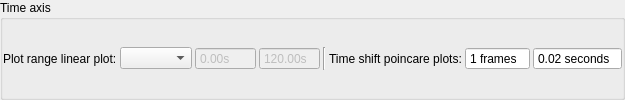
        <widget class="QGroupBox" name="groupBox_Res_TimeAxis">
         <property name="title">
          <string>Time axis</string>
         </property>
         <property name="flat">
          <bool>true</bool>
         </property>
         <layout class="QGridLayout" name="gridLayout_24">
          <property name="leftMargin">
           <number>0</number>
          </property>
          <property name="topMargin">
           <number>3</number>
          </property>
          <property name="rightMargin">
           <number>0</number>
          </property>
          <property name="bottomMargin">
           <number>3</number>
          </property>
          <property name="spacing">
           <number>3</number>
          </property>
          <item row="0" column="1">
           <widget class="QComboBox" name="comboBox_Res_PlotLine_FixRange_T">
            <property name="sizePolicy">
             <sizepolicy hsizetype="Preferred" vsizetype="Fixed">
              <horstretch>1</horstretch>
              <verstretch>0</verstretch>
             </sizepolicy>
            </property>
           </widget>
          </item>
          <item row="0" column="3">
           <widget class="QDoubleSpinBox" name="doubleSpinBox_Res_PlotLine_FixRange_T_max">
            <property name="enabled">
             <bool>false</bool>
            </property>
            <property name="sizePolicy">
             <sizepolicy hsizetype="Maximum" vsizetype="Fixed">
              <horstretch>1</horstretch>
              <verstretch>0</verstretch>
             </sizepolicy>
            </property>
            <property name="buttonSymbols">
             <enum>QAbstractSpinBox::NoButtons</enum>
            </property>
            <property name="suffix">
             <string>s</string>
            </property>
            <property name="maximum">
             <double>9999.000000000000000</double>
            </property>
            <property name="value">
             <double>120.000000000000000</double>
            </property>
           </widget>
          </item>
          <item row="0" column="5">
           <widget class="QLabel" name="label_16">
            <property name="text">
             <string>Time shift poincare plots:</string>
            </property>
           </widget>
          </item>
          <item row="0" column="0">
           <widget class="QLabel" name="label_15">
            <property name="sizePolicy">
             <sizepolicy hsizetype="Maximum" vsizetype="Preferred">
              <horstretch>0</horstretch>
              <verstretch>0</verstretch>
             </sizepolicy>
            </property>
            <property name="text">
             <string>Plot range linear plot:</string>
            </property>
           </widget>
          </item>
          <item row="0" column="6">
           <widget class="QSpinBox" name="spinBox_Res_PlotPoincare_Shift_Frames">
            <property name="sizePolicy">
             <sizepolicy hsizetype="Maximum" vsizetype="Fixed">
              <horstretch>0</horstretch>
              <verstretch>0</verstretch>
             </sizepolicy>
            </property>
            <property name="buttonSymbols">
             <enum>QAbstractSpinBox::NoButtons</enum>
            </property>
            <property name="suffix">
             <string> frames</string>
            </property>
            <property name="value">
             <number>1</number>
            </property>
           </widget>
          </item>
          <item row="0" column="2">
           <widget class="QDoubleSpinBox" name="doubleSpinBox_Res_PlotLine_FixRange_T_min">
            <property name="enabled">
             <bool>false</bool>
            </property>
            <property name="sizePolicy">
             <sizepolicy hsizetype="Maximum" vsizetype="Fixed">
              <horstretch>1</horstretch>
              <verstretch>0</verstretch>
             </sizepolicy>
            </property>
            <property name="buttonSymbols">
             <enum>QAbstractSpinBox::NoButtons</enum>
            </property>
            <property name="suffix">
             <string>s</string>
            </property>
            <property name="maximum">
             <double>9999.000000000000000</double>
            </property>
           </widget>
          </item>
          <item row="0" column="4">
           <widget class="Line" name="line_4">
            <property name="orientation">
             <enum>Qt::Vertical</enum>
            </property>
           </widget>
          </item>
          <item row="0" column="7">
           <widget class="QDoubleSpinBox" name="doubleSpinBox_Res_PlotPoincare_Shift_Seconds">
            <property name="sizePolicy">
             <sizepolicy hsizetype="Maximum" vsizetype="Fixed">
              <horstretch>0</horstretch>
              <verstretch>0</verstretch>
             </sizepolicy>
            </property>
            <property name="buttonSymbols">
             <enum>QAbstractSpinBox::NoButtons</enum>
            </property>
            <property name="suffix">
             <string> seconds</string>
            </property>
            <property name="decimals">
             <number>2</number>
            </property>
            <property name="value">
             <double>0.020000000000000</double>
            </property>
           </widget>
          </item>
         </layout>
        </widget>
